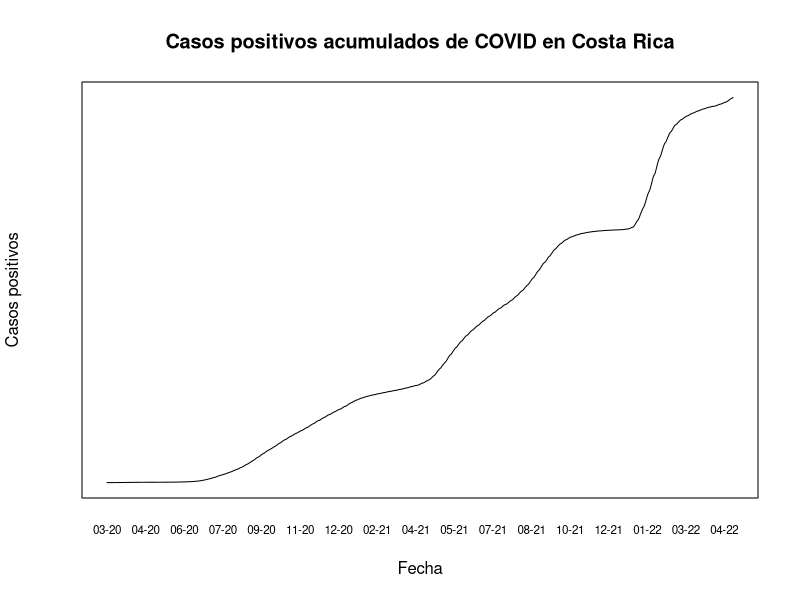

Reproduce this figure in R.
## ---- chunk 1
knitr::opts_chunk$set(echo = TRUE)
## ---- chunk 2
covid <- read.csv(file="05_10_22_CSV_GENERAL.csv", sep = ";")
## ---- chunk 3
options(scipen = 7)

## ---- chunk 4
covid$FECHA <- as.Date(covid$FECHA, format = "%d/%m/%Y")
## ---- chunk 5
plot(
  covid$FECHA,
  covid$positivos,
  type = "l",
  xaxt = "n",
  yaxt = "n",
  main = "Casos positivos acumulados de COVID en Costa Rica",
  xlab = "Fecha",
  ylab = "Casos positivos"
)

# Formato del eje X
axis(side = 1,
     covid$FECHA,
     tick = FALSE,
     format(covid$FECHA, "%m-%y"),
     cex.axis = .7)
